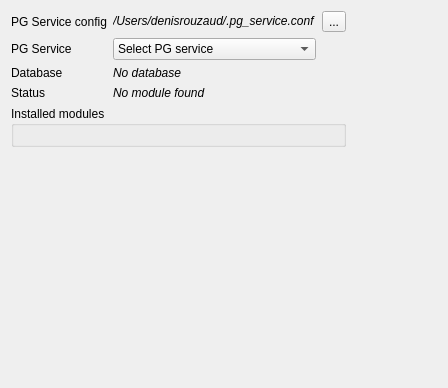
<?xml version="1.0" encoding="UTF-8"?>
<ui version="4.0">
 <class>Form</class>
 <widget class="QWidget" name="Form">
  <property name="geometry">
   <rect>
    <x>0</x>
    <y>0</y>
    <width>448</width>
    <height>388</height>
   </rect>
  </property>
  <property name="windowTitle">
   <string>Form</string>
  </property>
  <layout class="QGridLayout" name="gridLayout">
   <item row="1" column="0">
    <widget class="QLabel" name="label_3">
     <property name="text">
      <string>PG Service</string>
     </property>
    </widget>
   </item>
   <item row="0" column="0">
    <widget class="QLabel" name="label_9">
     <property name="text">
      <string>PG Service config</string>
     </property>
    </widget>
   </item>
   <item row="0" column="2">
    <widget class="QToolButton" name="db_operations_toolButton">
     <property name="text">
      <string>...</string>
     </property>
     <property name="popupMode">
      <enum>QToolButton::InstantPopup</enum>
     </property>
    </widget>
   </item>
   <item row="5" column="0">
    <spacer name="verticalSpacer">
     <property name="orientation">
      <enum>Qt::Vertical</enum>
     </property>
     <property name="sizeHint" stdset="0">
      <size>
       <width>20</width>
       <height>40</height>
      </size>
     </property>
    </spacer>
   </item>
   <item row="1" column="1">
    <widget class="QComboBox" name="db_services_comboBox">
     <item>
      <property name="text">
       <string>Select PG service</string>
      </property>
     </item>
     <item>
      <property name="text">
       <string>tww_pully_admin</string>
      </property>
     </item>
     <item>
      <property name="text">
       <string>tww_pully_user</string>
      </property>
     </item>
     <item>
      <property name="text">
       <string>tdw_pully_admin</string>
      </property>
     </item>
     <item>
      <property name="text">
       <string>tdw_pully_user</string>
      </property>
     </item>
     <item>
      <property name="text">
       <string>jardins_admin</string>
      </property>
     </item>
    </widget>
   </item>
   <item row="0" column="1">
    <widget class="QLabel" name="db_servicesConfigFilePath_label">
     <property name="font">
      <font>
       <italic>true</italic>
      </font>
     </property>
     <property name="text">
      <string>/Users/denisrouzaud/.pg_service.conf</string>
     </property>
     <property name="openExternalLinks">
      <bool>true</bool>
     </property>
     <property name="textInteractionFlags">
      <set>Qt::LinksAccessibleByKeyboard|Qt::LinksAccessibleByMouse|Qt::TextBrowserInteraction|Qt::TextSelectableByKeyboard|Qt::TextSelectableByMouse</set>
     </property>
    </widget>
   </item>
   <item row="3" column="1">
    <widget class="QLabel" name="db_moduleInfo_label">
     <property name="font">
      <font>
       <italic>true</italic>
      </font>
     </property>
     <property name="text">
      <string>No module found</string>
     </property>
    </widget>
   </item>
   <item row="3" column="0">
    <widget class="QLabel" name="label_11">
     <property name="text">
      <string>Status</string>
     </property>
    </widget>
   </item>
   <item row="4" column="0" colspan="3">
    <widget class="QGroupBox" name="installed_modules_groupbox">
     <property name="title">
      <string>Installed modules</string>
     </property>
     <property name="flat">
      <bool>false</bool>
     </property>
     <layout class="QVBoxLayout" name="installed_modules_layout"/>
    </widget>
   </item>
   <item row="2" column="1">
    <widget class="QLabel" name="db_database_label">
     <property name="font">
      <font>
       <italic>true</italic>
      </font>
     </property>
     <property name="text">
      <string>No database</string>
     </property>
    </widget>
   </item>
   <item row="2" column="0">
    <widget class="QLabel" name="label_4">
     <property name="text">
      <string>Database</string>
     </property>
    </widget>
   </item>
   <item row="0" column="3">
    <spacer name="horizontalSpacer">
     <property name="orientation">
      <enum>Qt::Horizontal</enum>
     </property>
     <property name="sizeHint" stdset="0">
      <size>
       <width>40</width>
       <height>20</height>
      </size>
     </property>
    </spacer>
   </item>
  </layout>
 </widget>
 <resources/>
 <connections/>
</ui>
